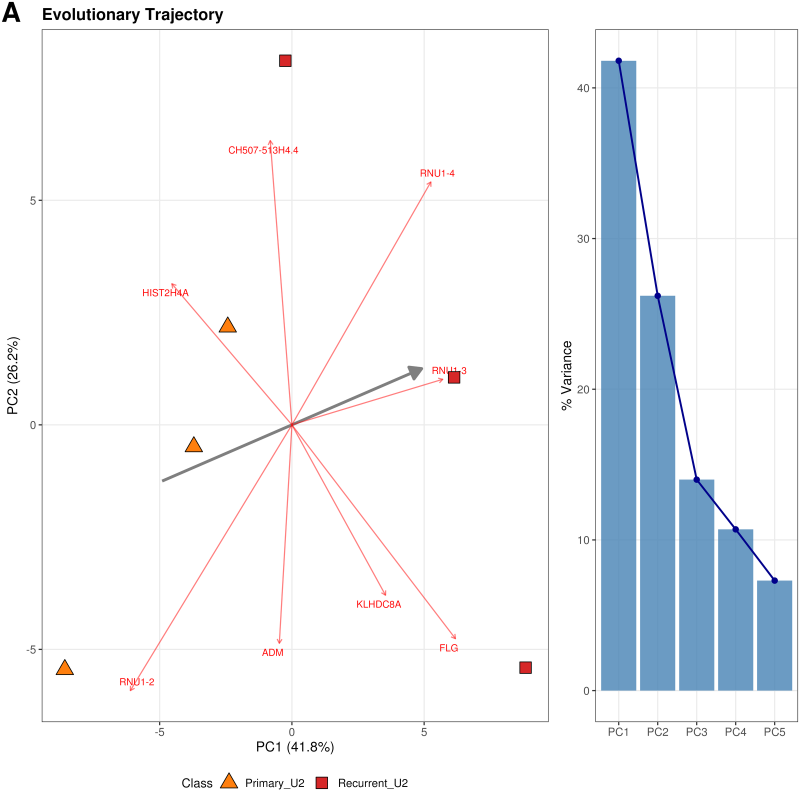
#> input picture SLIDES/figures/panel_A.png, 2400 x 2374 px, given in place of Publication_Figure_9Panel_VOLCANO_COMPLETE.png, which was not available (shown at 1/3 size)
$ python 02_make_figures.py
#> lines starting #> are read from the running program, lines starting #| are printed output that depends on the picture; after the words box and inside, x2 and y2 are one past the last pixel; in counts of white or black regions, pixels touching at a corner belong together; pictures that were not available may be replaced by others from this repository, and a replacement may not be noted
# -*- coding: utf-8 -*-
"""Slide figures for the CNS 2026 deck.

The published 9-panel composite was drawn for a 10 x 10 inch print figure; shrunk
onto a slide its type lands around 6-7 pt, which is unreadable from the back of a
session room. So every panel that has source data behind it is REDRAWN here at
the exact size it occupies on the slide (figure inches == slide inches, so a
13 pt label in matplotlib is a 13 pt label on the slide).

Source data:
  Supplementary_Data.xlsx  S1 (all genes) S2 (significant) S3 (GSEA)
                           S4 (subtype scores) S6 (STRING edges) S7 (drug ranking)
  figures/facts.json       scalars, written by 01_extract_facts.py

The one exception is the PCA: the variance-stabilized count matrix is not in this
repo, so the six sample coordinates are recovered from the published panel by
locating the plot gridlines and the marker centroids (digitize_pca below). That
is still derived from data at build time, not typed in.

No numbers are hand-entered in this file.
"""
import json, os
import matplotlib
matplotlib.use("Agg")
import matplotlib.pyplot as plt
import networkx as nx
import numpy as np
import pandas as pd
import matplotlib.patheffects as pe
from matplotlib.ticker import FuncFormatter
from PIL import Image, ImageChops
from scipy import ndimage

Image.MAX_IMAGE_PIXELS = None

HERE = os.path.dirname(os.path.abspath(__file__))
ROOT = os.path.dirname(HERE)
FIG = os.path.join(HERE, "figures")
XLSX = os.path.join(ROOT, "manuscript", "Supplementary_Data.xlsx")
COMPOSITE = os.path.join(ROOT, "publication_figure",
                         "Publication_Figure_9Panel_VOLCANO_COMPLETE.png")
F = json.load(open(os.path.join(FIG, "facts.json")))
#> (reads SLIDES/figures/facts.json from the repository)

# Deck palette. GREEN is the Wayne State mark used throughout the template, so
# data marks stay on it rather than on a generic categorical ramp. The one
# two-category chart (PCA) pairs it with OCHRE: that pair clears CVD separation
# (dE 17.6 protan / 25.4 normal) and 3:1 contrast, and carries distinct marker
# shapes plus direct labels so identity is never colour-alone.
GREEN, OCHRE = "#095945", "#B07A1E"
MIDG, PALE = "#6E9E92", "#E8F0EE"
INK, MUTED, FAINT = "#1A1A1A", "#5A5A5A", "#C9CCCB"
GRID = "#DCDCDC"

plt.rcParams.update({
    "font.family": "Arial", "font.size": 13,
    "axes.edgecolor": "#BFBFBF", "axes.linewidth": 0.9,
    "xtick.color": MUTED, "ytick.color": MUTED,
    "mathtext.fontset": "custom", "mathtext.rm": "Arial",
    "mathtext.it": "Arial:italic", "mathtext.bf": "Arial:bold",
    "mathtext.default": "regular",
    "figure.dpi": 300, "savefig.dpi": 300,
})
MINUS = lambda s: s.replace("-", "−")


def sheet(name):
    return pd.read_excel(XLSX, name)


# [32 lines left out: functions save, bare, spread, not called in this run]


# ===================================================================== PCA ===
def digitize_pca():
    """Recover the six PCA sample coordinates from the published panel A.

    ggplot draws one major gridline per axis tick, so the three evenly spaced
    light-grey full-height/width lines inside the panel are the -5 / 0 / +5 ticks;
    that calibrates pixels to PC units. Markers are the two solid fills used by
    the panel (orange triangles = primary, red squares = recurrent).
    """
    comp = Image.open(COMPOSITE).convert("RGB")
    w, h = comp.width // 3, comp.height // 3
    # panel A is the top-left cell; its left ~70% is the PCA, the rest the scree
    a = np.asarray(comp.crop((0, 0, int(w * 0.70), h))).astype(int)

    grey = (abs(a[..., 0] - a[..., 1]) < 6) & (abs(a[..., 1] - a[..., 2]) < 6)
    dark = grey & (a[..., 0] < 160)
    light = grey & (a[..., 0] > 190) & (a[..., 0] < 240)

    def runs(counts, floor):
        hits = np.where(counts > floor)[0]
        out, cur = [], [hits[0]]
        for i in hits[1:]:
            if i - cur[-1] <= 3:
                cur.append(i)
            else:
                out.append(sum(cur) / len(cur))
                cur = [i]
        out.append(sum(cur) / len(cur))
        return out

    vb = runs(dark.sum(0), dark.shape[0] * 0.75)          # panel border, vertical
    hb = runs(dark.sum(1), dark.shape[1] * 0.30)          # panel border, horizontal
    x_lo, x_hi, y_lo, y_hi = vb[0], vb[-1], hb[0], hb[-1]

    def evenly_spaced_triple(cands):
        """Ticks are equally spaced, so take the first consecutive triple whose
        two gaps match; that drops axis furniture caught by the same threshold."""
        for i in range(len(cands) - 2):
            a_, b_, c_ = cands[i:i + 3]
            if abs((b_ - a_) - (c_ - b_)) < 0.02 * (c_ - a_):
                return [a_, b_, c_]
        raise AssertionError("no evenly spaced gridline triple in %s" % cands)

    gv = evenly_spaced_triple(
        [x for x in runs(light.sum(0), dark.shape[0] * 0.75) if x_lo < x < x_hi])
    gh = evenly_spaced_triple(
        [y for y in runs(light.sum(1), dark.shape[1] * 0.30) if y_lo < y < y_hi])
    px2pc1 = lambda px: -5.0 + (px - gv[0]) * 10.0 / (gv[2] - gv[0])
    px2pc2 = lambda py: 5.0 + (py - gh[0]) * -10.0 / (gh[2] - gh[0])

    groups = {}
    for label, rgb in (("Primary", (255, 127, 14)), ("Recurrent", (214, 39, 40))):
        m = np.all(abs(a - np.array(rgb)) < 12, axis=2)
        lab, n = ndimage.label(m)
        sizes = ndimage.sum(m, lab, range(1, n + 1))
        keep = [i + 1 for i, s in enumerate(sizes) if s > 200]
        pts = []
        for cy, cx in ndimage.center_of_mass(m, lab, keep):
            if y_lo < cy < y_hi and x_lo < cx < x_hi:      # drop the legend key
                pts.append((px2pc1(cx), px2pc2(cy)))
        assert len(pts) == 3, (label, pts)
        groups[label] = np.array(pts)
    return groups


def fig_pca():
    g = digitize_pca()
#> in digitize_pca, comp is the input picture: PIL image 2400x2374 RGB; mean R, G, B 239.8, 242.9, 246.3
#> in digitize_pca, `a = np.asarray(comp.crop((0, 0, int(w * 0.70), h))).astype(int)`:
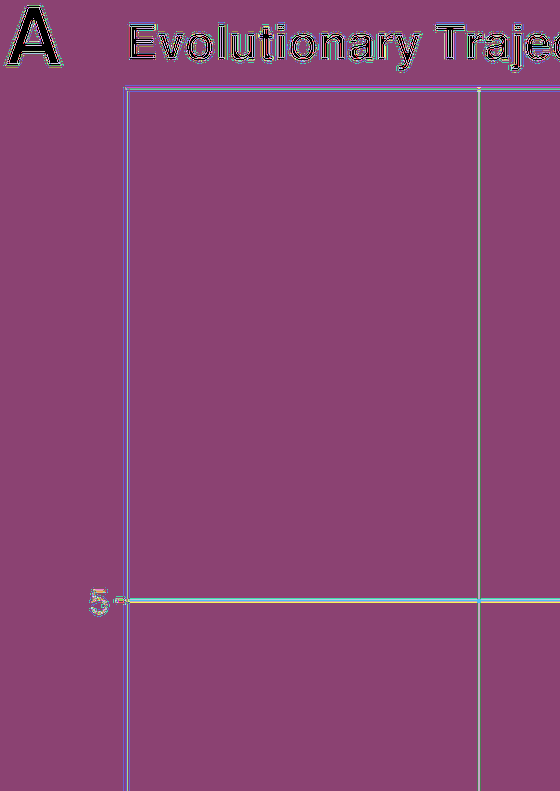
#> a: shape (791, 560, 3) int64; 256 distinct labels, from 0 to 255; one colour per label, 0 black
#> in digitize_pca, `grey = (abs(a[..., 0] - a[..., 1]) < 6) & (abs(a[..., 1] - a[..., 2]) ..`: grey: shape (791, 560) bool; every value is 1
#> in digitize_pca, `dark = grey & (a[..., 0] < 160)`:
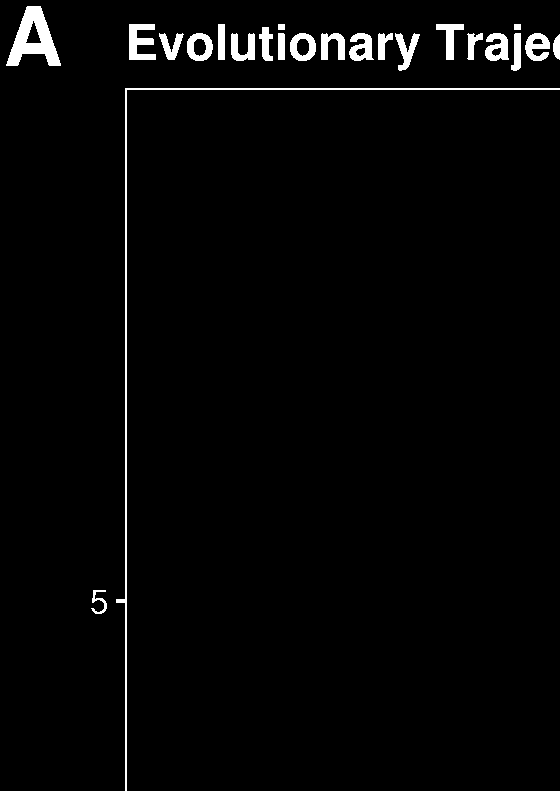
#> dark: shape (791, 560) bool; 2.4% white; 23 white regions, largest, box (x1, y1, x2, y2) and area: (116, 88, 560, 791) 2308, (6, 6, 61, 66) 1608, (129, 24, 156, 60) 628
#> in digitize_pca, `light = grey & (a[..., 0] > 190) & (a[..., 0] < 240)`:
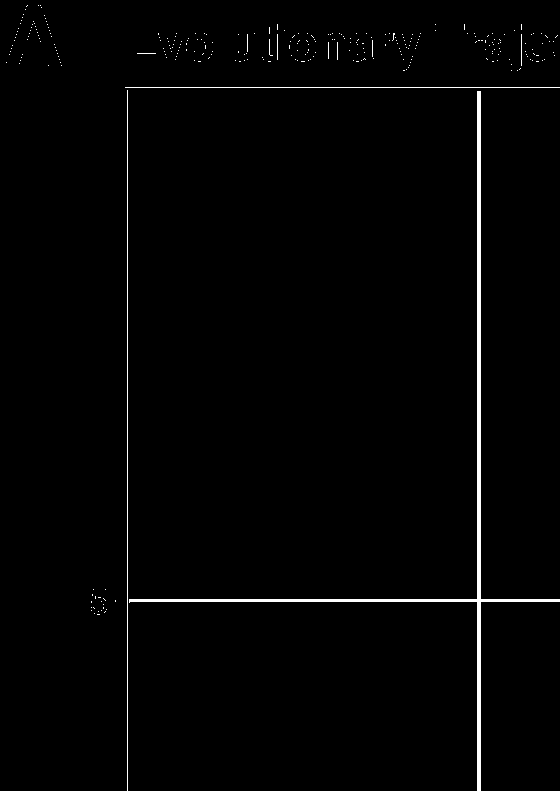
#> light: shape (791, 560) bool; 1.3% white; 288 white regions (283 under 20 px), largest, box (x1, y1, x2, y2) and area: (129, 91, 560, 791) 4082, (127, 90, 128, 791) 701, (125, 87, 560, 88) 435, (521, 34, 522, 66) 32, (277, 34, 278, 60) 26
#> in runs, `hits = np.where(counts > floor)[0]`: hits = [125, 126]
#> in runs, `out, cur = [], [hits[0]]`: out = []; cur = [125]
#> the loop in runs, `for i in hits[1:]:` made 1 pass
#> i on pass 1: 126
#> in digitize_pca, `vb = runs(dark.sum(0), dark.shape[0] * 0.75)`: vb = [125.5]
#> the loop in runs (call 2), `for i in hits[1:]:` made 27 passes
#> (i, cur) on pass 26: (88, [88])
#> i on passes 1 to 6: 35, 36, 37, 38, 39, 40
#> in digitize_pca, `hb = runs(dark.sum(1), dark.shape[1] * 0.30)`: hb = [46.5, 88.5]
#> in digitize_pca, `x_lo, x_hi, y_lo, y_hi = vb[0], vb[-1], hb[0], hb[-1]`: x_lo = 125.5; y_lo = 46.5; y_hi = 88.5
    fig, ax = plt.subplots(figsize=(4.9, 4.7))
    bare(ax)
    ax.axhline(0, color=GRID, lw=0.9, zorder=1)
    ax.axvline(0, color=GRID, lw=0.9, zorder=1)
    style = {"Primary": (OCHRE, "^", "Primary\n(pre-LITT)"),
             "Recurrent": (GREEN, "s", "Recurrent\n(post-LITT)")}
    for name, pts in g.items():
        col, mark, _ = style[name]
        ax.scatter(pts[:, 0], pts[:, 1], s=250, marker=mark, color=col,
                   edgecolor="white", linewidth=1.8, zorder=4)
    ax.text(-7.4, 4.4, style["Primary"][2], color=OCHRE, fontsize=13.5,
            fontweight="bold", ha="center", va="center", linespacing=1.25)
    ax.text(7.0, 4.6, style["Recurrent"][2], color=GREEN, fontsize=13.5,
            fontweight="bold", ha="center", va="center", linespacing=1.25)
    ax.set_xlabel("PC1  (%.1f%% of variance)" % F["pc1"], fontsize=13.5, color=INK,
                  labelpad=6)
    ax.set_ylabel("PC2  (%.1f%%)" % F["pc2"], fontsize=13.5, color=INK, labelpad=4)
    ax.set_xlim(-11.5, 11.5)
    ax.set_ylim(-10.5, 10.5)
    ax.xaxis.set_major_formatter(FuncFormatter(lambda v, _: MINUS(f"{v:.0f}")))
    ax.yaxis.set_major_formatter(FuncFormatter(lambda v, _: MINUS(f"{v:.0f}")))
    ax.tick_params(labelsize=12.5)
    save(fig, "chart_pca.png")


# ================================================================= volcano ===
# [54 lines left out: function fig_volcano, not called in this run]


# ================================================================ GSEA bar ===
LABELS = {
    "KEGG_MEDICUS_REFERENCE_TRANSLATION_INITIATION": "Translation initiation",
    "REACTOME_EUKARYOTIC_TRANSLATION_ELONGATION": "Translation elongation",
    "REACTOME_RESPONSE_OF_EIF2AK4_GCN2_TO_AMINO_ACID_DEFICIENCY":
        "EIF2AK4 (GCN2) response to\namino-acid deficiency",
    "KEGG_RIBOSOME": "Ribosome",
    "REACTOME_SELENOAMINO_ACID_METABOLISM": "Selenoamino-acid metabolism",
    "REACTOME_CELLULAR_RESPONSE_TO_STARVATION": "Cellular response to starvation",
}


# [80 lines left out: functions fig_gsea_bar, fig_gsea_landscape, not called in this run]


# ================================================================ subtypes ===
NICE_SUBTYPE = {
    "Garofano_MTC": "Garofano mitochondrial", "Garofano_GPM": "Garofano glycolytic",
    "Garofano_NEU": "Garofano neuronal", "Garofano_PPR": "Garofano proliferative",
    "Neftel_AC": "Neftel astrocyte-like", "Neftel_OPC": "Neftel OPC-like",
    "Neftel_NPC1": "Neftel NPC1-like", "Neftel_NPC2": "Neftel NPC2-like",
    "Neftel_MES1": "Neftel MES1-like", "Neftel_MES2": "Neftel MES2-like",
}


# [125 lines left out: functions fig_subtypes, fig_ppi, fig_drugs, not called in this run]


# ================================================================== driver ===
if __name__ == "__main__":
    os.makedirs(FIG, exist_ok=True)
    print("figures ->", FIG)
#> (the run stopped early here; a loop or call above may not have finished)
